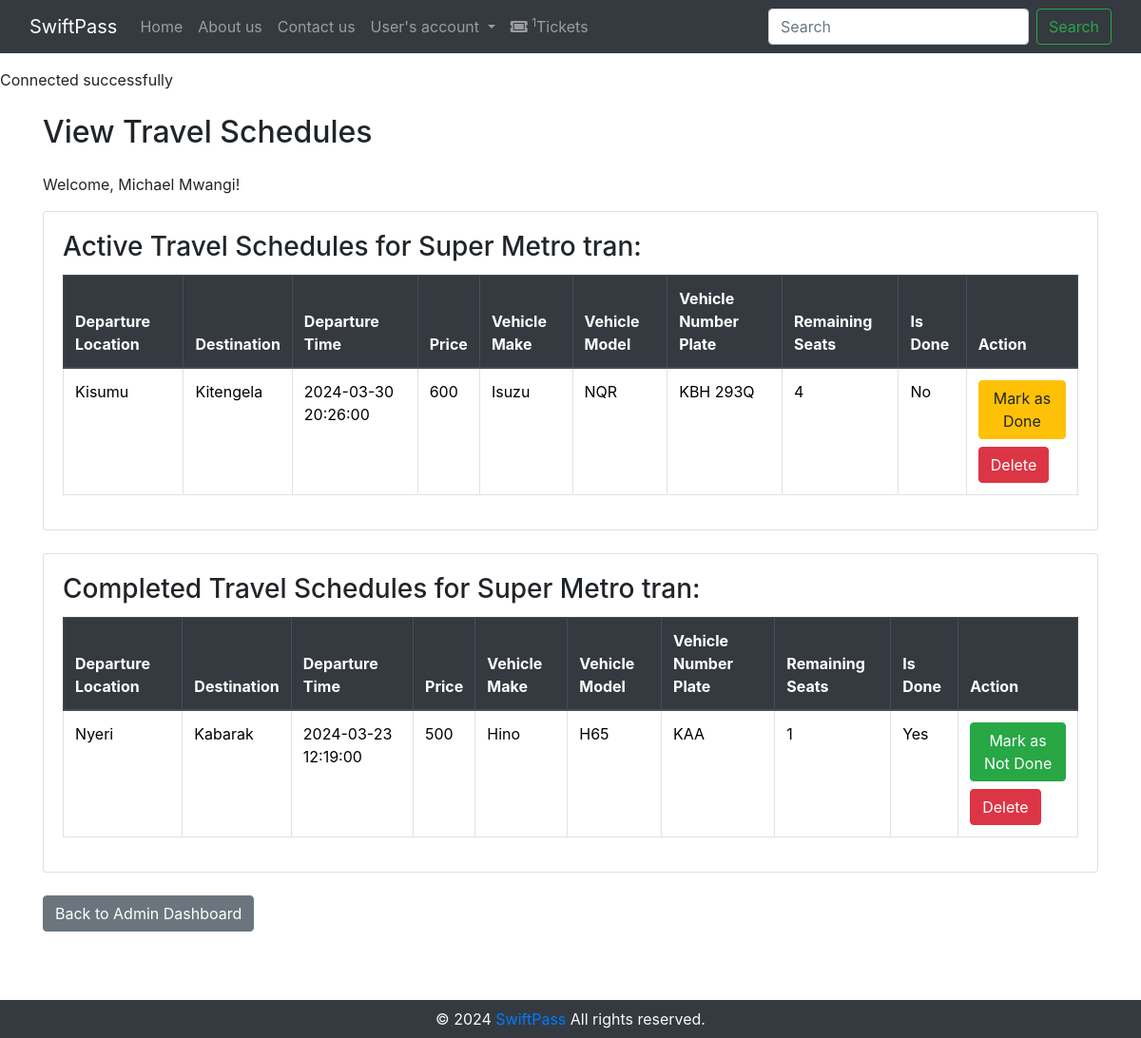
/sacco/travel_schedules.php (signed in), run on the app's committed database.
### tables this page shows
CREATE TABLE `user` (
                        `id` int(11) NOT NULL,
                        `first_name` varchar(255) NOT NULL,
                        `last_name` varchar(255) NOT NULL,
                        `email` varchar(120) NOT NULL,
                        `password` varchar(60) NOT NULL,
                        `role` varchar(20) NOT NULL,
                        `date_created` datetime DEFAULT current_timestamp(),
                        `token` varchar(100) DEFAULT NULL,
                        `is_verified` tinyint(1) DEFAULT 0,
                        `driver_license` varchar(20) DEFAULT NULL,
                        `sacco_role` varchar(20) DEFAULT NULL,
                        `sacco_id` int(11) DEFAULT NULL
);

CREATE TABLE `sacco` (
                         `id` int(11) NOT NULL,
                         `name` varchar(255) NOT NULL
);

CREATE TABLE `travelschedule` (
                                  `id` int(11) NOT NULL,
                                  `departure_location` varchar(255) NOT NULL,
                                  `destination` varchar(255) NOT NULL,
                                  `departure_time` datetime NOT NULL DEFAULT current_timestamp(),
                                  `price` float NOT NULL,
                                  `vehicle_id` int(11) NOT NULL,
                                  `is_done` tinyint(1) NOT NULL DEFAULT 0
);

CREATE TABLE `vehicle` (
                           `id` int(11) NOT NULL,
                           `make` varchar(50) NOT NULL,
                           `model` varchar(50) NOT NULL,
                           `registration_plate` varchar(20) NOT NULL,
                           `capacity` int(11) NOT NULL,
                           `sacco_id` int(11) NOT NULL,
                           `driver_id` int(11) DEFAULT NULL
);

### sacco/travel_schedules.php (the view, shortened to what this page needs)
<?php
$pageTitle = "View Travel Schedules";
include '../auth/database.php';
$adminId = $_SESSION["user"]["id"];
$adminQuery = "SELECT u.*, s.name AS sacco_name
                FROM User u
                LEFT JOIN Sacco s ON u.sacco_id = s.id
                WHERE u.id = '$adminId'";
$adminResult = mysqli_query($conn, $adminQuery);
$adminInfo = mysqli_fetch_assoc($adminResult);
$activeSchedulesQuery = "SELECT ts.*, v.make, v.model, v.registration_plate,
                        v.capacity - COUNT(t.seat_number) AS remaining_seats
                  FROM TravelSchedule ts
                  INNER JOIN Vehicle v ON ts.vehicle_id = v.id
                  LEFT JOIN Ticket t ON ts.id = t.travel_schedule_id
                  WHERE v.sacco_id = '{$adminInfo['sacco_id']}'
                    AND ts.is_done = 0
                  GROUP BY ts.id";
$activeSchedulesResult = mysqli_query($conn, $activeSchedulesQuery);
$completedSchedulesQuery = "SELECT ts.*, v.make, v.model, v.registration_plate,
                        v.capacity - COUNT(t.seat_number) AS remaining_seats
                  FROM TravelSchedule ts
                  INNER JOIN Vehicle v ON ts.vehicle_id = v.id
                  LEFT JOIN Ticket t ON ts.id = t.travel_schedule_id
                  WHERE v.sacco_id = '{$adminInfo['sacco_id']}'
                    AND ts.is_done = 1
                  GROUP BY ts.id";
$completedSchedulesResult = mysqli_query($conn, $completedSchedulesQuery);
?>
<!DOCTYPE html>
<html lang="en">
<head>
    <link href="https://stackpath.bootstrapcdn.com/bootstrap/4.5.2/css/bootstrap.min.css" rel="stylesheet">
</head>
<body>
<div class="container mt-4">
    <h2 class="mb-4"><?php echo $pageTitle; ?></h2>
    <p>Welcome, <?php echo $adminInfo['first_name'] . ' ' . $adminInfo['last_name']; ?>!</p>
    <div class="card">
        <div class="card-body">
            <h3 class="card-title">Active Travel Schedules for <?php echo $adminInfo['sacco_name']; ?>:</h3>
            <?php if (mysqli_num_rows($activeSchedulesResult) > 0) : ?>
                <div class="table-responsive">
                    <table class="table table-bordered">
                        <thead class="thead-dark">
                        <tr>
                            <th>Departure Location</th>
                            <th>Destination</th>
                            <th>Departure Time</th>
                            <th>Price</th>
                            <th>Vehicle Make</th>
                            <th>Vehicle Model</th>
                            <th>Vehicle Number Plate</th>
                            <th>Remaining Seats</th>
                            <th>Is Done</th>
                            <th>Action</th>
                        </tr>
                        </thead>
                        <tbody>
                        <?php while ($schedule = mysqli_fetch_assoc($activeSchedulesResult)) : ?>
                            <tr>
                                <td><?php echo $schedule['departure_location']; ?></td>
                                <td><?php echo $schedule['destination']; ?></td>
                                <td><?php echo $schedule['departure_time']; ?></td>
                                <td><?php echo $schedule['price']; ?></td>
                                <td><?php echo $schedule['make']; ?></td>
                                <td><?php echo $schedule['model']; ?></td>
                                <td><?php echo $schedule['registration_plate']; ?></td>
                                <td><?php echo $schedule['remaining_seats']; ?></td>
                                <td><?php echo $schedule['is_done'] ? 'Yes' : 'No'; ?></td>
                                <td>
                                    <div class="btn-group-vertical">
                                        <form method="post" action="<?php echo htmlspecialchars($_SERVER["PHP_SELF"]); ?>">
                                            <button type="submit" class="btn <?php echo $schedule['is_done'] ? 'btn-success' : 'btn-warning'; ?> btn-block">
                                                <?php echo $schedule['is_done'] ? 'Mark as Not Done' : 'Mark as Done'; ?>
                                            </button>
                                        </form>
                                        <form method="post" action="<?php echo htmlspecialchars($_SERVER["PHP_SELF"]); ?>">
                                            <button type="submit" name="delete_schedule" class="btn btn-danger btn-block">Delete</button>
                                        </form>
                                    </div>
                                </td>
                            </tr>
                        <?php endwhile; ?>
                        </tbody>
                    </table>
                </div>
            <?php else : ?>
                <p>No active travel schedules found for <?php echo $adminInfo['sacco_name']; ?>.</p>
            <?php endif; ?>
        </div>
    </div>
    <div class="card mt-4">
        <div class="card-body">
            <h3 class="card-title">Completed Travel Schedules for <?php echo $adminInfo['sacco_name']; ?>:</h3>
            <?php if (mysqli_num_rows($completedSchedulesResult) > 0) : ?>
                <div class="table-responsive">
                    <table class="table table-bordered">
                        <thead class="thead-dark">
                        <tr>
                            <th>Departure Location</th>
                            <th>Destination</th>
                            <th>Departure Time</th>
                            <th>Price</th>
                            <th>Vehicle Make</th>
                            <th>Vehicle Model</th>
                            <th>Vehicle Number Plate</th>
                            <th>Remaining Seats</th>
                            <th>Is Done</th>
                            <th>Action</th>
                        </tr>
                        </thead>
                        <tbody>
                        <?php while ($schedule = mysqli_fetch_assoc($completedSchedulesResult)) : ?>
                            <tr>
                                <td><?php echo $schedule['departure_location']; ?></td>
                                <td><?php echo $schedule['destination']; ?></td>
                                <td><?php echo $schedule['departure_time']; ?></td>
                                <td><?php echo $schedule['price']; ?></td>
                                <td><?php echo $schedule['make']; ?></td>
                                <td><?php echo $schedule['model']; ?></td>
                                <td><?php echo $schedule['registration_plate']; ?></td>
                                <td><?php echo $schedule['remaining_seats']; ?></td>
                                <td><?php echo $schedule['is_done'] ? 'Yes' : 'No'; ?></td>
                                <td>
                                    <div class="btn-group-vertical">
                                        <form method="post" action="<?php echo htmlspecialchars($_SERVER["PHP_SELF"]); ?>">
                                            <button type="submit" class="btn <?php echo $schedule['is_done'] ? 'btn-success' : 'btn-warning'; ?> btn-block">
                                                <?php echo $schedule['is_done'] ? 'Mark as Not Done' : 'Mark as Done'; ?>
                                            </button>
                                        </form>
                                        <form method="post" action="<?php echo htmlspecialchars($_SERVER["PHP_SELF"]); ?>">
                                            <button type="submit" name="delete_schedule" class="btn btn-danger btn-block">Delete</button>
                                        </form>
                                    </div>
                                </td>
                            </tr>
                        <?php endwhile; ?>
                        </tbody>
                    </table>
                </div>
            <?php else : ?>
                <p>No completed travel schedules found for <?php echo $adminInfo['sacco_name']; ?>.</p>
            <?php endif; ?>
        </div>
    </div>
    <a href="sacco_admin_dashboard.php" class="btn btn-secondary mt-4">Back to Admin Dashboard</a>
</div>
</body>
</html>
<?php
include('../layout.php');
?>

### data on the page
user: first_name "Michael", last_name "Mwangi", sacco.name "Super Metro tran"
travelschedule: departure_location "Kisumu", destination "Kitengela", departure_time "2024-03-30 20:26:00", price "600", vehicle.make "Isuzu", vehicle.model "NQR", vehicle.registration_plate "KBH 293Q", remaining_seats "4", is_done "No"
travelschedule: departure_location "Nyeri", destination "Kabarak", departure_time "2024-03-23 12:19:00", price "500", vehicle.make "Hino", vehicle.model "H65", vehicle.registration_plate "KAA", remaining_seats "1", is_done "Yes"

### other printed values
$pageTitle "Home"
$pageTitle "About us"
$pageTitle "Contact us"
$pageTitle "User's account"
$pageTitle "Tickets"
$pageTitle "View Travel Schedules"
